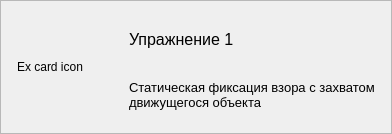
                  <widget class="ClickableCard" name="card_excersise_apple">
                   <property name="frameShape">
                    <enum>QFrame::StyledPanel</enum>
                   </property>
                   <property name="frameShadow">
                    <enum>QFrame::Raised</enum>
                   </property>
                   <property name="choosable" stdset="0">
                    <bool>true</bool>
                   </property>
                   <layout class="QHBoxLayout" name="horizontalLayout_2" stretch="1,4">
                    <property name="spacing">
                     <number>12</number>
                    </property>
                    <property name="leftMargin">
                     <number>16</number>
                    </property>
                    <property name="topMargin">
                     <number>16</number>
                    </property>
                    <property name="rightMargin">
                     <number>16</number>
                    </property>
                    <property name="bottomMargin">
                     <number>16</number>
                    </property>
                    <item>
                     <widget class="CardIcon" name="label_21">
                      <property name="sizePolicy">
                       <sizepolicy hsizetype="Minimum" vsizetype="Minimum">
                        <horstretch>0</horstretch>
                        <verstretch>0</verstretch>
                       </sizepolicy>
                      </property>
                      <property name="minimumSize">
                       <size>
                        <width>100</width>
                        <height>100</height>
                       </size>
                      </property>
                      <property name="text">
                       <string>Ex card icon</string>
                      </property>
                      <property name="svg_file" stdset="0">
                       <string>./img/ex_1_icon.svg</string>
                      </property>
                      <property name="scale" stdset="0">
                       <double>1.300000000000000</double>
                      </property>
                      <property name="main_color" stdset="0">
                       <string>#0ac5c4</string>
                      </property>
                      <property name="circle_color" stdset="0">
                       <string>#f0fbfb</string>
                      </property>
                     </widget>
                    </item>
                    <item>
                     <layout class="QVBoxLayout" name="verticalLayout_12">
                      <item>
                       <widget class="QLabel" name="label_19">
                        <property name="font">
                         <font>
                          <pointsize>12</pointsize>
                         </font>
                        </property>
                        <property name="text">
                         <string>Упражнение 1</string>
                        </property>
                       </widget>
                      </item>
                      <item>
                       <widget class="QLabel" name="label_20">
                        <property name="font">
                         <font>
                          <pointsize>10</pointsize>
                         </font>
                        </property>
                        <property name="text">
                         <string>Статическая фиксация взора с захватом движущегося объекта</string>
                        </property>
                        <property name="wordWrap">
                         <bool>true</bool>
                        </property>
                       </widget>
                      </item>
                     </layout>
                    </item>
                   </layout>
                  </widget>
